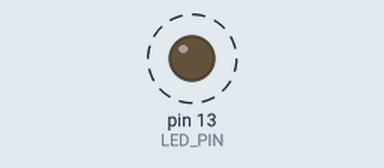
Recording of a sketch running on a simulated Arduino Uno, built with avr-gcc and run on an emulated ATmega328P. Shown: output pins drawn as LEDs (lit = HIGH). Dashed ring = blinking. What the sketch prints to the serial monitor is not drawn.

Above: at 0.5 s.
Timing chart, 0 to 4.6 s (numbered marks = the images above):
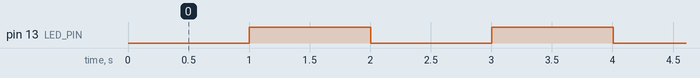

The sketch:

EJ_FSM_1.ino
```cpp
#include "FSM_led.h"

#define UN_SEGUNDO   1000
#define LED_PIN      13

unsigned long millis_actual, millis_trig;

/****************************
   SETUP FUNCTION
 ***************************/
void setup()
{
  // put your setup code here, to run once:
  Serial.begin(115200);
  FSM_init(LED_PIN);
}

/****************************
   LOOP FUNCTION
 ***************************/
void loop()
{
  // put your main code here, to run repeatedly:
  millis_actual = millis();
  if ( millis_actual > millis_trig)
  {
    millis_trig = millis_actual + UN_SEGUNDO;
    FSM_update();
    FSM_debug();
  }
}
```

FSM_led.cpp
```cpp
// ESTE ES FSM_led.cpp
// Acá se escriben las implementaciones

// "PRIVADO"
#include "FSM_led.h"

/****************
   Tipo de dato
 ***************/
typedef enum {
  LED_ON,
  LED_OFF
} estadoFSM_t;

estadoFSM_t estado;
uint8_t pinLed;

/****************************
   FSM_init FUNCTION
 ***************************/
// Inicializar el estado de la FSM
void FSM_init(uint8_t pin)
{
  estado = LED_OFF;
  pinLed = pin;
  pinMode(pinLed, OUTPUT);
}

/****************************
   FSM_update FUNCTION
 ***************************/
// Actualiza el estado de la FSM
void FSM_update()
{
  switch (estado)
  {
    case LED_ON:
      // Establezco el estado
      digitalWrite(pinLed, HIGH);
      // Checkeo transiciones
      estado = LED_OFF;
      break;

    case LED_OFF:
      // Establezco el estado
      digitalWrite(pinLed, LOW);
      // Checkeo transiciones
      estado = LED_ON;
      break;
  }
}

/****************************
   FSM_debug FUNCTION
 ***************************/
// Actualiza el estado de la FSM
void FSM_debug() {
  switch (estado) {
    case LED_ON:
      Serial.println("LED_ON");
      break;

    case LED_OFF:
      Serial.println("LED_OFF");
      break;
  }
}
```

FSM_led.h
```cpp
// ESTE ES FSM_led.h
// "PUBLICO"

/*
 * Esta es una maquina de estados que prende y apaga un led
 * Autor: soy Yo
 */

#ifndef FSM_LED_H
#define FSM_LED_H

#include <Arduino.h>

/*******************
 *  Prototipos de funciones
 ******************/
void FSM_init(uint8_t pin);        // Inicializa la maquina de estados
void FSM_update();      // Actualiza la FSM
void FSM_debug();       // Muestra en el monitor serie el estado de la FSM

#endif
```

Measured:
- by itself, pin 13 (LED_PIN): alternates HIGH for 1.0 s and LOW for 1.0 s
